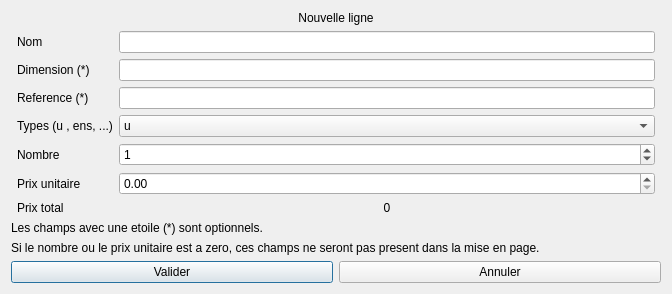
<?xml version="1.0" encoding="UTF-8"?>
<ui version="4.0">
 <class>NouvelleLigneDialog</class>
 <widget class="QDialog" name="NouvelleLigneDialog">
  <property name="geometry">
   <rect>
    <x>0</x>
    <y>0</y>
    <width>672</width>
    <height>287</height>
   </rect>
  </property>
  <property name="windowTitle">
   <string>Dialog</string>
  </property>
  <layout class="QVBoxLayout" name="verticalLayout" stretch="0,1,0,0,0">
   <item>
    <widget class="QLabel" name="label_9">
     <property name="text">
      <string>Nouvelle ligne</string>
     </property>
     <property name="alignment">
      <set>Qt::AlignCenter</set>
     </property>
    </widget>
   </item>
   <item>
    <layout class="QFormLayout" name="formLayout">
     <property name="leftMargin">
      <number>6</number>
     </property>
     <property name="rightMargin">
      <number>6</number>
     </property>
     <item row="0" column="0">
      <widget class="QLabel" name="label">
       <property name="text">
        <string>Nom</string>
       </property>
      </widget>
     </item>
     <item row="0" column="1">
      <widget class="QLineEdit" name="lineEdit"/>
     </item>
     <item row="1" column="0">
      <widget class="QLabel" name="label_2">
       <property name="text">
        <string>Dimension (*)</string>
       </property>
      </widget>
     </item>
     <item row="1" column="1">
      <widget class="QLineEdit" name="lineEdit_2"/>
     </item>
     <item row="2" column="0">
      <widget class="QLabel" name="label_3">
       <property name="text">
        <string>Reference (*)</string>
       </property>
      </widget>
     </item>
     <item row="2" column="1">
      <widget class="QLineEdit" name="lineEdit_3"/>
     </item>
     <item row="3" column="0">
      <widget class="QLabel" name="label_4">
       <property name="text">
        <string>Types (u , ens, ...)</string>
       </property>
      </widget>
     </item>
     <item row="3" column="1">
      <widget class="QComboBox" name="comboBox">
       <item>
        <property name="text">
         <string>u</string>
        </property>
       </item>
       <item>
        <property name="text">
         <string>ens</string>
        </property>
       </item>
      </widget>
     </item>
     <item row="4" column="0">
      <widget class="QLabel" name="label_5">
       <property name="text">
        <string>Nombre</string>
       </property>
      </widget>
     </item>
     <item row="4" column="1">
      <widget class="QSpinBox" name="spinBox">
       <property name="value">
        <number>1</number>
       </property>
      </widget>
     </item>
     <item row="5" column="0">
      <widget class="QLabel" name="label_6">
       <property name="text">
        <string>Prix unitaire</string>
       </property>
      </widget>
     </item>
     <item row="5" column="1">
      <widget class="QDoubleSpinBox" name="doubleSpinBox">
       <property name="prefix">
        <string/>
       </property>
       <property name="suffix">
        <string/>
       </property>
      </widget>
     </item>
     <item row="6" column="0">
      <widget class="QLabel" name="label_7">
       <property name="text">
        <string>Prix total</string>
       </property>
      </widget>
     </item>
     <item row="6" column="1">
      <widget class="QLabel" name="PrixTotal">
       <property name="text">
        <string>0</string>
       </property>
       <property name="alignment">
        <set>Qt::AlignCenter</set>
       </property>
       <property name="margin">
        <number>0</number>
       </property>
      </widget>
     </item>
    </layout>
   </item>
   <item>
    <widget class="QLabel" name="label_8">
     <property name="text">
      <string>Les champs avec une etoile (*) sont optionnels.</string>
     </property>
    </widget>
   </item>
   <item>
    <widget class="QLabel" name="label_10">
     <property name="text">
      <string>Si le nombre ou le prix unitaire est a zero, ces champs ne seront pas present dans la mise en page.</string>
     </property>
    </widget>
   </item>
   <item>
    <layout class="QHBoxLayout" name="horizontalLayout">
     <item>
      <widget class="QPushButton" name="pushButton">
       <property name="text">
        <string>Valider</string>
       </property>
      </widget>
     </item>
     <item>
      <widget class="QPushButton" name="pushButton_2">
       <property name="text">
        <string>Annuler</string>
       </property>
      </widget>
     </item>
    </layout>
   </item>
  </layout>
 </widget>
 <tabstops>
  <tabstop>lineEdit</tabstop>
  <tabstop>lineEdit_2</tabstop>
  <tabstop>lineEdit_3</tabstop>
  <tabstop>comboBox</tabstop>
  <tabstop>spinBox</tabstop>
  <tabstop>doubleSpinBox</tabstop>
  <tabstop>pushButton</tabstop>
  <tabstop>pushButton_2</tabstop>
 </tabstops>
 <resources/>
 <connections/>
</ui>
